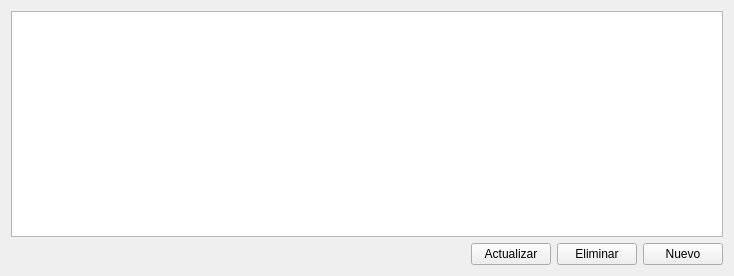
<?xml version="1.0" encoding="UTF-8"?>
<ui version="4.0">
 <class>Widget</class>
 <widget class="QWidget" name="Widget">
  <property name="geometry">
   <rect>
    <x>0</x>
    <y>0</y>
    <width>734</width>
    <height>276</height>
   </rect>
  </property>
  <property name="windowTitle">
   <string>Pacientes</string>
  </property>
  <layout class="QGridLayout" name="gridLayout">
   <item row="2" column="5">
    <widget class="QPushButton" name="nuevoBtn">
     <property name="text">
      <string>Nuevo</string>
     </property>
    </widget>
   </item>
   <item row="2" column="4">
    <widget class="QPushButton" name="eliminarBtn">
     <property name="text">
      <string>Eliminar</string>
     </property>
    </widget>
   </item>
   <item row="2" column="3">
    <widget class="QPushButton" name="actualizarBtn">
     <property name="text">
      <string>Actualizar</string>
     </property>
    </widget>
   </item>
   <item row="2" column="2">
    <spacer name="horizontalSpacer">
     <property name="orientation">
      <enum>Qt::Horizontal</enum>
     </property>
     <property name="sizeHint" stdset="0">
      <size>
       <width>40</width>
       <height>20</height>
      </size>
     </property>
    </spacer>
   </item>
   <item row="1" column="1" colspan="5">
    <widget class="QTableView" name="clientes"/>
   </item>
  </layout>
 </widget>
 <resources/>
 <connections/>
</ui>
